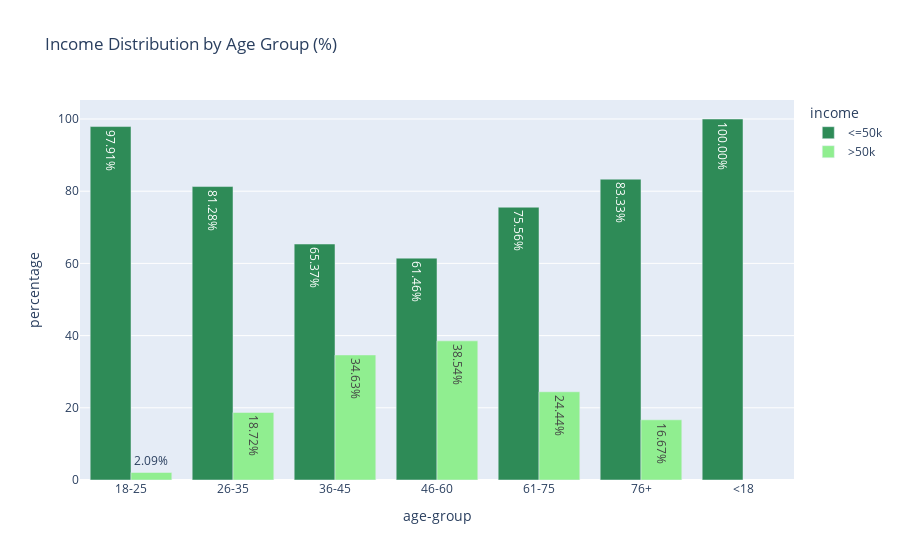

This figure's notebook cell:
### Code cell
fig = px.bar(
    adult_df_income_age,
    x = 'age-group',
    y = 'percentage',
    color = 'income',
    title = 'Income Distribution by Age Group (%)',
    barmode = 'group',
    color_discrete_sequence=['seagreen','lightgreen'],
    text = 'percentage'
)
fig.update_traces(texttemplate='%{text:.2f}%')
fig.show()

### Figure 1 — Plotly figure (JSON) as saved in the notebook; plotly's stock layout.template omitted (floating-point values rounded to 4 significant figures)
{"data": [{"alignmentgroup": "True", "hovertemplate": "income=<=50k<br>age-group=%{x}<br>percentage=%{text}<extra></extra>", "legendgroup": "<=50k", "marker": {"color": "seagreen", "pattern": {"shape": ""}}, "name": "<=50k", "offsetgroup": "<=50k", "orientation": "v", "showlegend": true, "text": [97.91, 81.28, 65.37, 61.46, 75.56, 83.33, 100.0], "textposition": "auto", "texttemplate": "%{text:.2f}%", "type": "bar", "x": ["18-25", "26-35", "36-45", "46-60", "61-75", "76+", "<18"], "xaxis": "x", "y": [97.91, 81.28, 65.37, 61.46, 75.56, 83.33, 100.0], "yaxis": "y"}, {"alignmentgroup": "True", "hovertemplate": "income=>50k<br>age-group=%{x}<br>percentage=%{text}<extra></extra>", "legendgroup": ">50k", "marker": {"color": "lightgreen", "pattern": {"shape": ""}}, "name": ">50k", "offsetgroup": ">50k", "orientation": "v", "showlegend": true, "text": [2.093, 18.72, 34.63, 38.54, 24.44, 16.67], "textposition": "auto", "texttemplate": "%{text:.2f}%", "type": "bar", "x": ["18-25", "26-35", "36-45", "46-60", "61-75", "76+"], "xaxis": "x", "y": [2.093, 18.72, 34.63, 38.54, 24.44, 16.67], "yaxis": "y"}], "layout": {"autosize": true, "barmode": "group", "legend": {"title": {"text": "income"}, "tracegroupgap": 0}, "title": {"text": "Income Distribution by Age Group (%)"}, "xaxis": {"anchor": "y", "autorange": true, "domain": [0, 1], "range": [-0.5, 6.5], "title": {"text": "age-group"}, "type": "category"}, "yaxis": {"anchor": "x", "autorange": true, "domain": [0, 1], "range": [0, 6.316], "title": {"text": "percentage"}}}}
